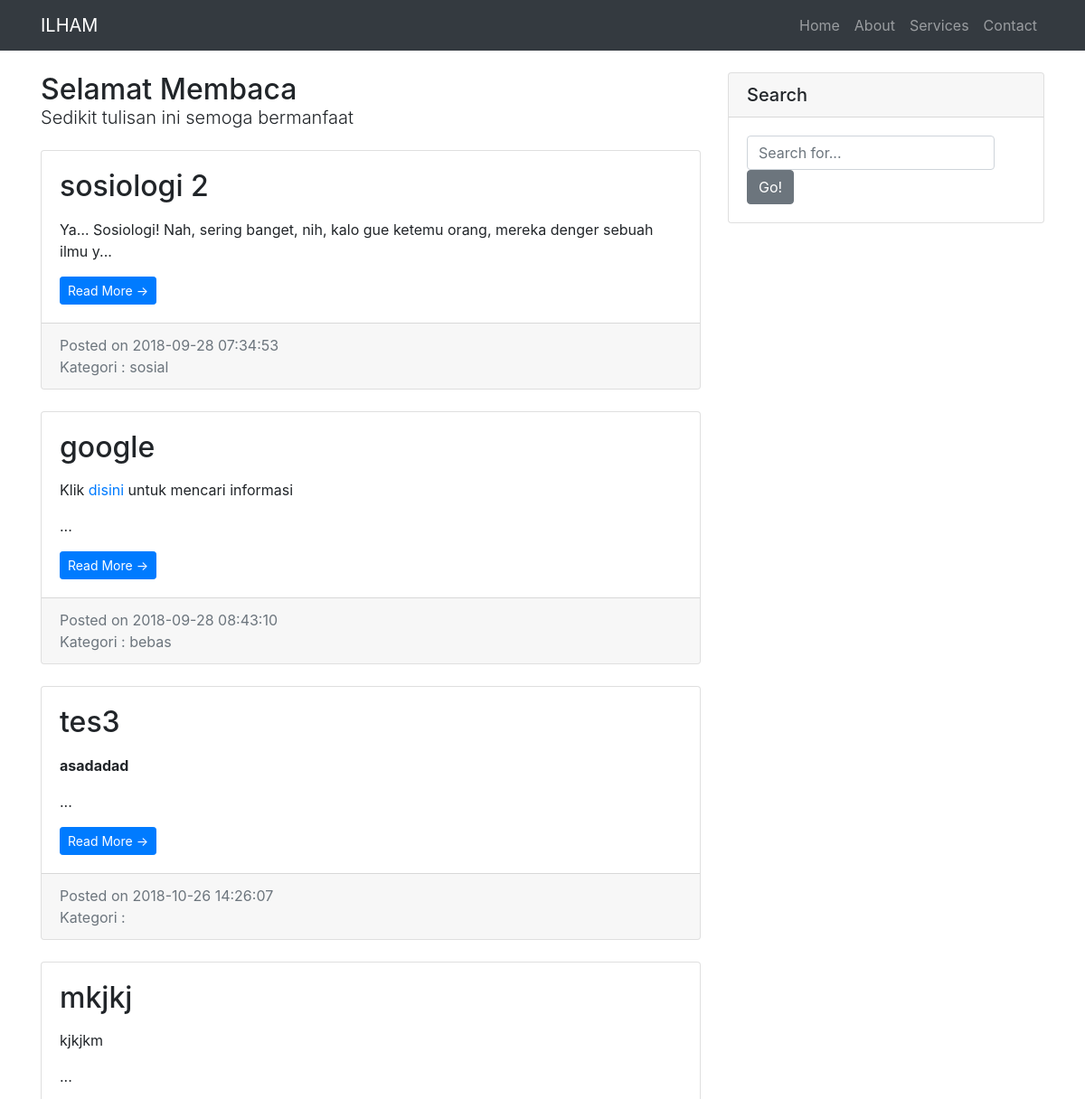
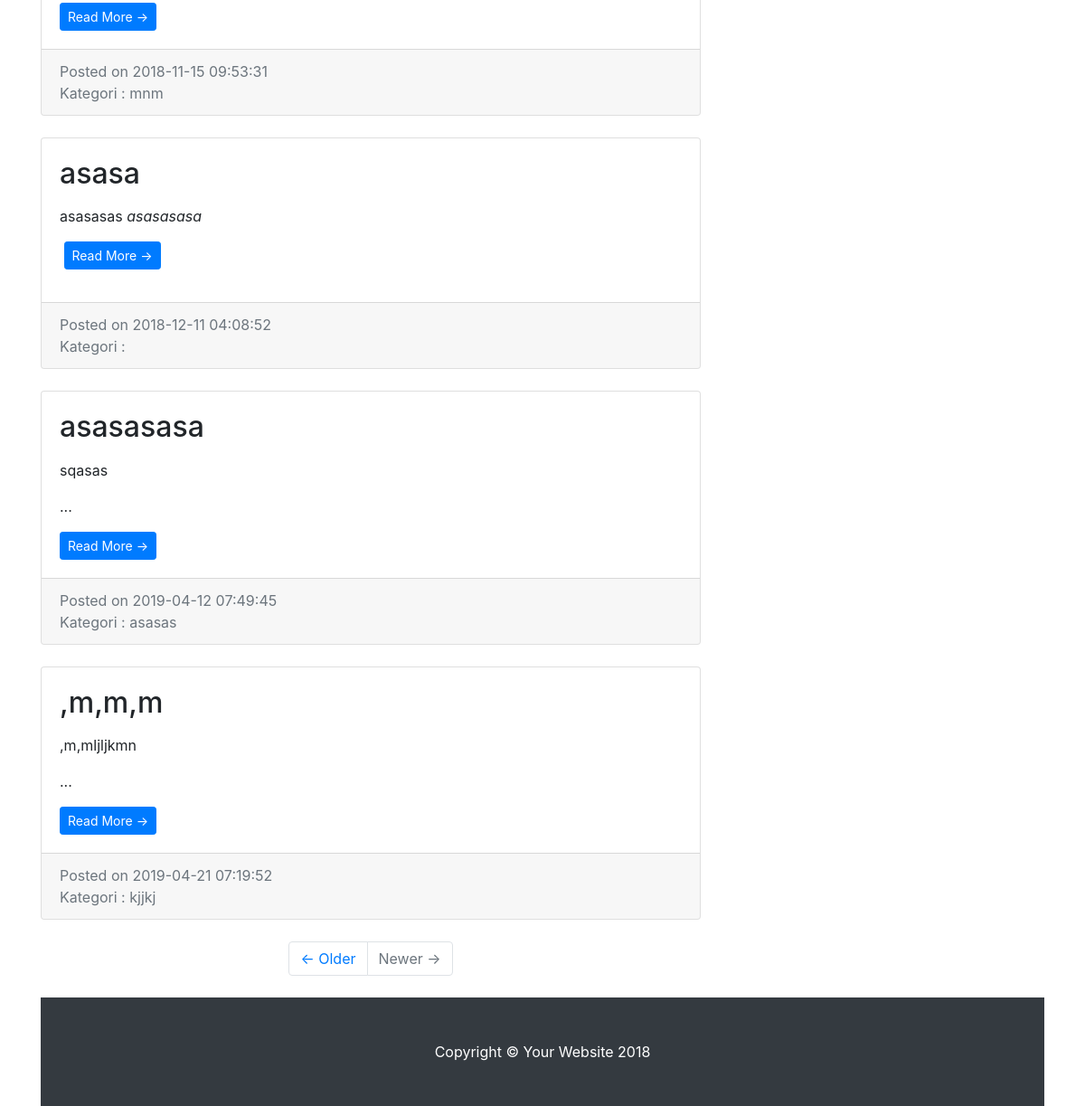
The page / on the database its author committed (2 pictures, top to bottom).
### tables this page shows
CREATE TABLE `blog` (
  `id` int(11) NOT NULL,
  `judul` varchar(32) NOT NULL,
  `isi` varchar(500) NOT NULL,
  `tag` varchar(10) NOT NULL,
  `waktu` timestamp NOT NULL DEFAULT CURRENT_TIMESTAMP
);

### functions/blog.php (called while the page is built, shortened)
<?php
function tampilkan(){
	global $koneksi;
	$query = "SELECT * FROM blog";
	if( $result = mysqli_query($koneksi, $query) or die('Gagal menampilkan data') ){
		return $result;
	}
}
function excerpt($string){
	$string = substr($string, 0, 100);
	return $string . '...';
}
 ?>

### index.php (the view, shortened to what this page needs)
<?php
$blog = tampilkan();
require_once "view/header.php";
 ?>
    <div class="container">
      <div class="row">
        <div class="col-md-8">
          <h2 class="my-4">Selamat Membaca
            <br><p class="lead">Sedikit tulisan ini semoga bermanfaat</p>
          </h2>
          <?php while($row = mysqli_fetch_assoc($blog)) : ?>
	          <div class="card mb-4">
	            <div class="card-body">
	              <h2 class="card-title"><?= $row['judul']; ?></h2>
	              <p class="card-text"><?= excerpt($row['isi']); ?></p>
	              <a href="single.php?id=<?= $row['id']; ?>" class="btn btn-primary btn-sm">Read More &rarr;</a>
	            </div>
	            <div class="card-footer text-muted">
	              Posted on <?= $row['waktu']; ?>
	              <p class="card-text">Kategori : <?= $row['tag']; ?></p>
	            </div>
	          </div>
      	  <?php endwhile; ?>
          <ul class="pagination justify-content-center mb-4">
            <li class="page-item">
              <a class="page-link" href="#">&larr; Older</a>
            </li>
            <li class="page-item disabled">
              <a class="page-link" href="#">Newer &rarr;</a>
            </li>
          </ul>
        </div>
        <div class="col-md-4">
          <div class="card my-4">
            <h5 class="card-header">Search</h5>
            <div class="card-body">
              <div class="input-group">
              	<form action="" method="GET">
                	<input type="search" name="cari" class="form-control" placeholder="Search for...">
              	</form>
                <span class="input-group-btn">
                  <button class="btn btn-secondary" type="button">Go!</button>
                </span>
              </div>
            </div>
          </div>
      </div>
    </div>
<?php require_once "view/footer.php"; ?>

### view/css/style.css (style rules this page uses)
body { padding-top: 54px; }
@media (min-width: 992px) { body { padding-top: 56px; } }

### rows shown on the page
blog: judul "sosiologi 2", isi "Ya… Sosiologi! Nah, sering banget, nih, kalo gue ketemu orang, mereka denger sebuah ilmu y...", waktu "2018-09-28 07:34:53", tag "sosial"
blog: judul "google", isi "Klik disini untuk mencari informasi ...", waktu "2018-09-28 08:43:10", tag "bebas"
blog: judul "tes3", isi "asadadad ...", waktu "2018-10-26 14:26:07"
blog: judul "mkjkj", isi "kjkjkm ...", waktu "2018-11-15 09:53:31", tag "mnm"
blog: judul "asasa", isi "asasasas asasasasa", waktu "2018-12-11 04:08:52"
blog: judul "asasasasa", isi "sqasas ...", waktu "2019-04-12 07:49:45", tag "asasas"
blog: judul ",m,m,m", isi ",m,mljljkmn ...", waktu "2019-04-21 07:19:52", tag "kjjkj"
